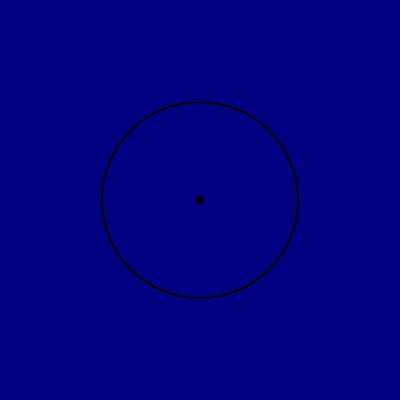
Frame 1 (no input)
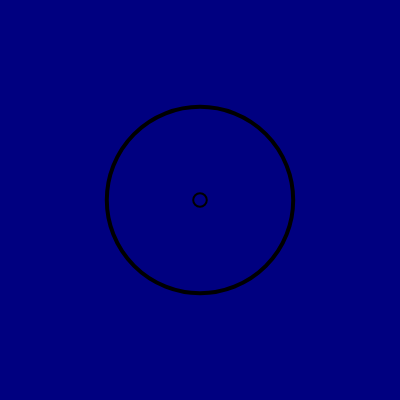
Frame 60 (no input)
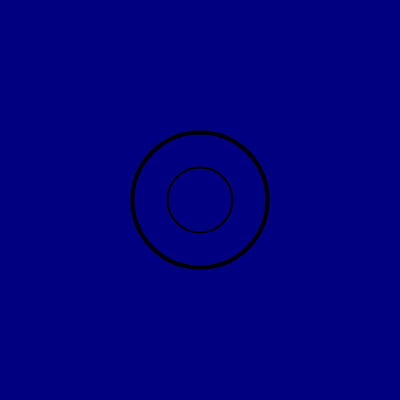
Frame 120 (the mouse pressed at the canvas centre since frame 60)

The p5.js sketch that drew these frames (run headless with seeded random() and noise() and a simulated clock; from frame 60 on, the mouse is pressed at the canvas centre):

// p5.js sketch
// ── sketch.js
let theta = .02;
let maxSize;
let fromColor, toColor;

function setup() {
  createCanvas(400, 400);
  maxSize = height / 2;
  fromColor = color(255, 0, 255);
  toColor = color(255, 255, 0);
}

function draw() {

  background(0, 0, 128);

  let x = width / 2;
  let y = height / 2;
  let size = sin(theta) * maxSize;
  let fillColor = color(255, 0, 0);

  noFill();
  strokeWeight(4);
  //fill(fillColor, 100);
  circle(x, y, size);
  strokeWeight(2);
  //fill(fillColor, 10);
  circle(x, y, maxSize - abs(size));

  theta += .02;
  // noLoop();


}
